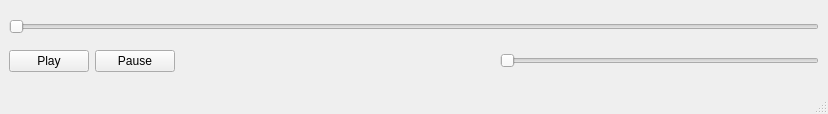
<?xml version="1.0" encoding="UTF-8"?>
<ui version="4.0">
 <class>MainWindow</class>
 <widget class="QMainWindow" name="MainWindow">
  <property name="geometry">
   <rect>
    <x>0</x>
    <y>0</y>
    <width>828</width>
    <height>114</height>
   </rect>
  </property>
  <property name="windowTitle">
   <string>Client Control</string>
  </property>
  <widget class="QWidget" name="centralwidget">
   <layout class="QGridLayout" name="gridLayout">
    <item row="1" column="0">
     <layout class="QVBoxLayout" name="verticalLayout">
      <item>
       <layout class="QHBoxLayout" name="horizontalLayout">
        <item>
         <widget class="QPushButton" name="btn_Play">
          <property name="text">
           <string>Play</string>
          </property>
         </widget>
        </item>
        <item>
         <widget class="QPushButton" name="btn_Pause">
          <property name="text">
           <string>Pause</string>
          </property>
         </widget>
        </item>
        <item>
         <spacer name="horizontalSpacer">
          <property name="orientation">
           <enum>Qt::Horizontal</enum>
          </property>
          <property name="sizeHint" stdset="0">
           <size>
            <width>40</width>
            <height>20</height>
           </size>
          </property>
         </spacer>
        </item>
        <item>
         <widget class="QSlider" name="slider_Volume">
          <property name="orientation">
           <enum>Qt::Horizontal</enum>
          </property>
         </widget>
        </item>
       </layout>
      </item>
     </layout>
    </item>
    <item row="0" column="0">
     <widget class="QSlider" name="slider_Position">
      <property name="maximum">
       <number>1000</number>
      </property>
      <property name="pageStep">
       <number>1</number>
      </property>
      <property name="orientation">
       <enum>Qt::Horizontal</enum>
      </property>
     </widget>
    </item>
   </layout>
  </widget>
  <widget class="QMenuBar" name="menubar">
   <property name="geometry">
    <rect>
     <x>0</x>
     <y>0</y>
     <width>828</width>
     <height>21</height>
    </rect>
   </property>
  </widget>
  <widget class="QStatusBar" name="statusbar"/>
 </widget>
 <resources/>
 <connections/>
</ui>
